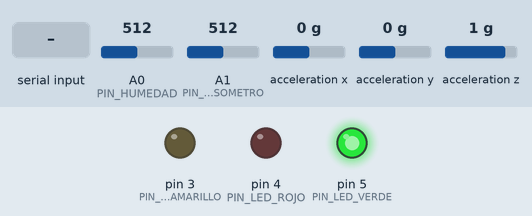
This sketch was run on a simulated Arduino Uno, built with avr-gcc and run on an emulated ATmega328P. On the bench: output pins drawn as LEDs (lit = HIGH). Wiring (inferred from the names in the program): MPU-6050 motion sensor at I2C address 0x68. Inputs (shaded band) come from the test bench; at power-on: acceleration x 0 g, A0 (PIN_HUMEDAD) = 512, A1 (PIN_EXTENSOMETRO) = 512, acceleration y 0 g, acceleration z 1 g. What the sketch prints to the serial monitor is not drawn.

Above: at 3.0 s.
3.1 s: acceleration x set to -1.4 g
At 4.6 s:
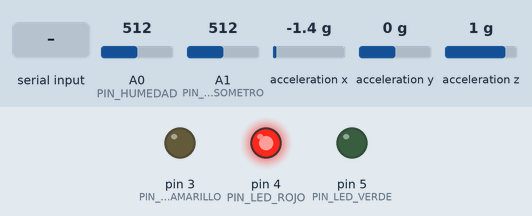
12.2 s: "r\n" received over the second serial link
At 13.7 s:
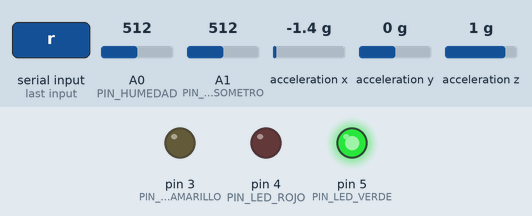
Timing chart, 0 to 15.2 s (numbered marks = the images above; inputs shaded):
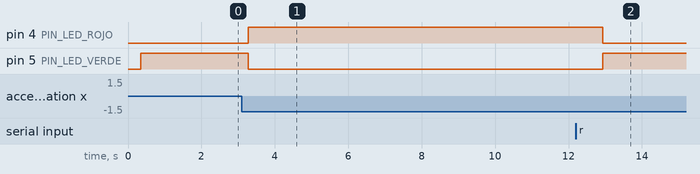

Measured:
- after the input at 3.1 s, pin 4 (PIN_LED_ROJO): LOW → HIGH after 0.18 s; pin 5 (PIN_LED_VERDE): HIGH → LOW after 0.18 s
- after the input at 12.2 s, pin 4 (PIN_LED_ROJO): HIGH → LOW after 0.73 s; pin 5 (PIN_LED_VERDE): LOW → HIGH after 0.73 s

The sketch:

firmware.ino
```cpp
// Prototipo Km 4 — versión Arduino UNO + Bluetooth HC-05
// Los datos salen como una línea JSON: por USB cada 400 ms (dashboard en la
// laptop) y por el HC-05 cada 1 s (app del celular).
// Comandos, uno por línea, por USB o Bluetooth:
//   r                          reinicia la línea base
//   cfg                        muestra calibración y límites
//   cal seco | cal mojado      toma la lectura actual del sensor de humedad
//   cal <seco> <mojado>        fija la calibración a mano
//   umb hum|inc|dis <amarilla> <roja>
//   fabrica                    vuelve a los valores por defecto
// La calibración y los límites quedan guardados en la EEPROM.

#include <SoftwareSerial.h>
#include <Wire.h>
#include <EEPROM.h>

// HC-05: TXD del módulo -> pin 10, RXD del módulo -> pin 11
SoftwareSerial bluetooth(10, 11);

const int PIN_HUMEDAD      = A0;
const int PIN_EXTENSOMETRO = A1;
const int PIN_LED_VERDE    = 5;
const int PIN_LED_AMARILLO = 3;
const int PIN_LED_ROJO     = 4;
// MPU6050 por I2C: SDA = A4, SCL = A5

const float EXT_RECORRIDO_MM = 60.0;

// El MPU6050 se lee directo por I2C, sin librería: los GY-521 clon traen chips
// que la librería de Adafruit rechaza por su número de identificación
const byte MPU_DIRECCION = 0x68;
const byte MPU_PWR_MGMT_1 = 0x6B;
const byte MPU_CONFIG = 0x1A;
const byte MPU_ACCEL_CONFIG = 0x1C;
const byte MPU_ACCEL_XOUT_H = 0x3B;

const unsigned long INTERVALO_LECTURA_MS   = 200;
const unsigned long MPU_INIT_TIMEOUT_MS    = 800;
const unsigned long MPU_REINTENTO_MS       = 5000;
const byte MPU_FALLOS_PARA_PERDIDO         = 5;
const byte EXT_LECTURAS_PARA_CAMBIO        = 3;
const byte MUESTRAS_LINEA_BASE             = 16;
const unsigned long INTERVALO_ENVIO_USB_MS = 400;
// SoftwareSerial no recibe mientras transmite: se envía por Bluetooth con
// menos frecuencia y se pausa un momento cuando está llegando un comando
const unsigned long INTERVALO_ENVIO_BT_MS  = 1000;
const unsigned long PAUSA_BT_TRAS_RX_MS    = 300;
const unsigned long TIMEOUT_COMANDO_MS     = 300;

struct Config {
  uint16_t marca;
  int humSeco;
  int humMojado;
  float humAmarillo, humRojo;
  float incAmarillo, incRojo;
  float disAmarillo, disRojo;
};

const uint16_t MARCA_CONFIG = 0x4B34;
const Config CONFIG_FABRICA = {MARCA_CONFIG, 800, 350, 15.0, 25.0, 2.5, 5.0, 3.0, 6.0};
Config cfg;

struct Lectura {
  float humedad;
  float inclinacion;
  float desplazamiento;
  // Dirección de la gravedad vista por el MPU6050 (unidades crudas)
  float gx, gy, gz;
};

Lectura lecturaActual = {0, 0, 0, 0, 0, 0};
Lectura lineaBase     = {0, 0, 0, 0, 0, 0};
int crudoHumedad      = 0;
// La referencia de humedad se guarda en lectura cruda para que siga valiendo
// si cambia la calibración
float baseCrudoHumedad = 0;
int crudoExtensometro = 0;
int nivelAlerta = 0;

bool mpuOk = false;
bool baseInclinacionOk = false;
byte fallosMpu = 0;
unsigned long ultimoIntentoMpu = 0;

bool extOk = false;
bool baseDisOk = false;
byte extLecturasDistintas = 0;

struct LectorComandos {
  char buf[40];
  byte largo;
  bool descartando;
  unsigned long ultimoChar;
};

LectorComandos lectorUsb = {{0}, 0, false, 0};
LectorComandos lectorBt  = {{0}, 0, false, 0};
unsigned long ultimoRxBt = 0;

bool calibracionValida(int seco, int mojado) {
  return seco >= 0 && seco <= 1023 && mojado >= 0 && mojado <= 1023 &&
         abs(seco - mojado) >= 50;
}

bool limitesValidos(float amarillo, float rojo, float maximo) {
  return amarillo > 0 && rojo > amarillo && rojo <= maximo;
}

bool configValida(const Config &c) {
  return c.marca == MARCA_CONFIG &&
         calibracionValida(c.humSeco, c.humMojado) &&
         limitesValidos(c.humAmarillo, c.humRojo, 100) &&
         limitesValidos(c.incAmarillo, c.incRojo, 45) &&
         limitesValidos(c.disAmarillo, c.disRojo, EXT_RECORRIDO_MM);
}

bool cargarConfig() {
  EEPROM.get(0, cfg);
  if (configValida(cfg)) return true;
  cfg = CONFIG_FABRICA;
  return false;
}

void guardarConfig() {
  EEPROM.put(0, cfg);
}

int leerPromedio(int pin, int muestras) {
  long suma = 0;
  for (int i = 0; i < muestras; i++) {
    suma += analogRead(pin);
    delay(2);
  }
  return suma / muestras;
}

float humedadDesdeCrudo(float raw) {
  float pct = 100.0 * (cfg.humSeco - raw) / (float)(cfg.humSeco - cfg.humMojado);
  if (pct < 0) pct = 0;
  if (pct > 100) pct = 100;
  return pct;
}

float cambioHumedad() {
  return lecturaActual.humedad - humedadDesdeCrudo(baseCrudoHumedad);
}

void aplicarCalibracion() {
  lecturaActual.humedad = humedadDesdeCrudo(crudoHumedad);
  lineaBase.humedad = humedadDesdeCrudo(baseCrudoHumedad);
}

// Mensaje de texto por USB y por Bluetooth
void avisar(const __FlashStringHelper *msg) {
  Serial.println(msg);
  bluetooth.println(msg);
}

bool mpuEscribir(byte registro, byte valor) {
  Wire.beginTransmission(MPU_DIRECCION);
  Wire.write(registro);
  Wire.write(valor);
  return Wire.endTransmission() == 0;
}

bool mpuLeerAceleracion(float &x, float &y, float &z) {
  Wire.beginTransmission(MPU_DIRECCION);
  Wire.write(MPU_ACCEL_XOUT_H);
  if (Wire.endTransmission(false) != 0) return false;
  if (Wire.requestFrom(MPU_DIRECCION, (byte)6) != 6) return false;
  // Cada byte en su propia línea: en C++ no está garantizado el orden de dos
  // llamadas a read() dentro de la misma expresión
  int16_t v[3];
  for (byte i = 0; i < 3; i++) {
    byte alto = Wire.read();
    byte bajo = Wire.read();
    v[i] = (int16_t)((alto << 8) | bajo);
  }
  if (v[0] == 0 && v[1] == 0 && v[2] == 0) return false;
  x = v[0];
  y = v[1];
  z = v[2];
  return true;
}

// Promedio de varias lecturas para bajar el ruido
bool mpuLeerPromedio(byte muestras, float &x, float &y, float &z) {
  float sx = 0, sy = 0, sz = 0;
  byte buenas = 0;
  for (byte i = 0; i < muestras; i++) {
    float a, b, c;
    if (mpuLeerAceleracion(a, b, c)) {
      sx += a; sy += b; sz += c;
      buenas++;
    }
  }
  if (buenas == 0) return false;
  x = sx / buenas;
  y = sy / buenas;
  z = sz / buenas;
  return true;
}

// Inclinación respecto a la vertical del sensor (eje Z), en cualquier dirección
float inclinacionDesde(float x, float y, float z) {
  return atan2(sqrt(x * x + y * y), z) * 180.0 / PI;
}

// Ángulo entre la posición de referencia y la actual: detecta un giro en
// cualquier dirección, sin importar cómo quedó montado el sensor
float cambioInclinacion() {
  if (!baseInclinacionOk) return 0;
  const Lectura &a = lineaBase;
  const Lectura &b = lecturaActual;
  float cx = a.gy * b.gz - a.gz * b.gy;
  float cy = a.gz * b.gx - a.gx * b.gz;
  float cz = a.gx * b.gy - a.gy * b.gx;
  float cruz = sqrt(cx * cx + cy * cy + cz * cz);
  float punto = a.gx * b.gx + a.gy * b.gy + a.gz * b.gz;
  return atan2(cruz, punto) * 180.0 / PI;
}

void leerInclinacion() {
  if (!mpuOk) return;
  float x, y, z;
  if (mpuLeerPromedio(4, x, y, z)) {
    fallosMpu = 0;
    lecturaActual.gx = x;
    lecturaActual.gy = y;
    lecturaActual.gz = z;
    lecturaActual.inclinacion = inclinacionDesde(x, y, z);
  } else if (++fallosMpu >= MPU_FALLOS_PARA_PERDIDO) {
    mpuOk = false;
    ultimoIntentoMpu = millis();
    avisar(F("[!!] Se perdio la conexion con el MPU6050"));
  }
}

// Convierte el canal interno de 0 V para dejar descargado el condensador
// de muestreo del ADC
void descargarAdc() {
  ADMUX = (ADMUX & 0xF0) | 0x0F;
  ADCSRA |= _BV(ADSC);
  while (ADCSRA & _BV(ADSC)) {}
}

// Un pin analógico al aire no lee 0: copia lo que quedó en el ADC y da
// valores falsos. Con la resistencia interna de pull-up un pin al aire sube
// a 5 V y luego, cada vez que se descarga el ADC, se va cayendo; el
// potenciómetro, en cambio, mantiene su voltaje en las dos pruebas.
bool extensometroPresente() {
  pinMode(PIN_EXTENSOMETRO, INPUT_PULLUP);
  delayMicroseconds(50);
  int conPullup = analogRead(PIN_EXTENSOMETRO);
  pinMode(PIN_EXTENSOMETRO, INPUT);
  if (conPullup < 1000) return true;
  int v = 0;
  for (byte i = 0; i < 10; i++) {
    descargarAdc();
    v = analogRead(PIN_EXTENSOMETRO);
  }
  return v >= 960;
}

void olvidarDesplazamiento() {
  lecturaActual.desplazamiento = 0;
  crudoExtensometro = 0;
}

// Cambia de estado solo si varias lecturas seguidas coinciden
void revisarExtensometro(bool presente) {
  if (presente == extOk) {
    extLecturasDistintas = 0;
    return;
  }
  if (++extLecturasDistintas < EXT_LECTURAS_PARA_CAMBIO) return;
  extLecturasDistintas = 0;
  extOk = presente;
  if (extOk) {
    avisar(F("[OK] Extensometro conectado"));
  } else {
    olvidarDesplazamiento();
    avisar(F("[!!] Se perdio la conexion con el extensometro"));
  }
}

void leerSensores() {
  crudoHumedad          = leerPromedio(PIN_HUMEDAD, 5);
  lecturaActual.humedad = humedadDesdeCrudo(crudoHumedad);

  bool presente = extensometroPresente();
  revisarExtensometro(presente);
  if (presente && extOk) {
    crudoExtensometro = leerPromedio(PIN_EXTENSOMETRO, 5);
    lecturaActual.desplazamiento = (crudoExtensometro / 1023.0) * EXT_RECORRIDO_MM;
    if (!baseDisOk) {
      lineaBase.desplazamiento = lecturaActual.desplazamiento;
      baseDisOk = true;
    }
  }
  leerInclinacion();
}

float cambioDesplazamiento() {
  if (!extOk || !baseDisOk) return 0;
  return lecturaActual.desplazamiento - lineaBase.desplazamiento;
}

int nivelPorDelta(float delta, float amarillo, float rojo) {
  if (delta >= rojo) return 2;
  if (delta >= amarillo) return 1;
  return 0;
}

int calcularNivelAlerta() {
  // Humedad: solo subida importa (bajada es drenaje normal)
  float dHum = cambioHumedad();
  float dDis = fabs(cambioDesplazamiento());

  int nivel = max(nivelPorDelta(dHum, cfg.humAmarillo, cfg.humRojo),
                  nivelPorDelta(dDis, cfg.disAmarillo, cfg.disRojo));
  if (mpuOk) {
    nivel = max(nivel, nivelPorDelta(cambioInclinacion(), cfg.incAmarillo, cfg.incRojo));
  }
  return nivel;
}

void actualizarSalidas(int nivel) {
  digitalWrite(PIN_LED_VERDE,    nivel == 0 ? HIGH : LOW);
  digitalWrite(PIN_LED_AMARILLO, nivel == 1 ? HIGH : LOW);
  digitalWrite(PIN_LED_ROJO,     nivel == 2 ? HIGH : LOW);
}

// Una línea JSON por envío; se imprime por partes para no usar String
// (el UNO solo tiene 2 KB de RAM)
void enviarDatos(Stream &out) {
  out.print(F("{\"hum\":"));     out.print(lecturaActual.humedad, 2);
  out.print(F(",\"inc\":"));     out.print(lecturaActual.inclinacion, 2);
  out.print(F(",\"dis\":"));     out.print(lecturaActual.desplazamiento, 2);
  out.print(F(",\"dhum\":"));    out.print(cambioHumedad(), 2);
  out.print(F(",\"dinc\":"));    out.print(cambioInclinacion(), 2);
  out.print(F(",\"ddis\":"));    out.print(cambioDesplazamiento(), 2);
  out.print(F(",\"a\":"));       out.print(nivelAlerta);
  out.print(F(",\"inc_ok\":"));  out.print(mpuOk ? F("true") : F("false"));
  out.print(F(",\"dis_ok\":"));  out.print(extOk ? F("true") : F("false"));
  out.print(F(",\"hum_raw\":")); out.print(crudoHumedad);
  out.print(F(",\"dis_raw\":")); out.print(crudoExtensometro);
  out.println(F("}"));
}

void imprimirConfig(Stream &out) {
  out.print(F("{\"cfg\":1,\"hum_seco\":")); out.print(cfg.humSeco);
  out.print(F(",\"hum_mojado\":"));         out.print(cfg.humMojado);
  out.print(F(",\"hum_am\":"));             out.print(cfg.humAmarillo, 2);
  out.print(F(",\"hum_ro\":"));             out.print(cfg.humRojo, 2);
  out.print(F(",\"inc_am\":"));             out.print(cfg.incAmarillo, 2);
  out.print(F(",\"inc_ro\":"));             out.print(cfg.incRojo, 2);
  out.print(F(",\"dis_am\":"));             out.print(cfg.disAmarillo, 2);
  out.print(F(",\"dis_ro\":"));             out.print(cfg.disRojo, 2);
  out.println(F("}"));
}

void enviarConfig() {
  imprimirConfig(Serial);
  imprimirConfig(bluetooth);
}

// Promedia varias lecturas para que la referencia no quede corrida por el ruido.
// Hay que tener el montaje quieto mientras tanto (menos de medio segundo).
void tomarLineaBase() {
  long crudoHum = 0;
  float dis = 0, gx = 0, gy = 0, gz = 0;
  byte conMpu = 0, conExt = 0;
  for (byte i = 0; i < MUESTRAS_LINEA_BASE; i++) {
    leerSensores();
    crudoHum += crudoHumedad;
    if (extOk) {
      dis += lecturaActual.desplazamiento;
      conExt++;
    }
    if (mpuOk) {
      gx += lecturaActual.gx;
      gy += lecturaActual.gy;
      gz += lecturaActual.gz;
      conMpu++;
    }
    delay(10);
  }
  lineaBase = lecturaActual;
  baseCrudoHumedad = crudoHum / (float)MUESTRAS_LINEA_BASE;
  lineaBase.humedad = humedadDesdeCrudo(baseCrudoHumedad);
  // Un sensor que no estaba conectado toma su referencia cuando aparezca
  baseDisOk = conExt > 0;
  if (baseDisOk) lineaBase.desplazamiento = dis / conExt;
  baseInclinacionOk = conMpu > 0;
  if (baseInclinacionOk) {
    lineaBase.gx = gx / conMpu;
    lineaBase.gy = gy / conMpu;
    lineaBase.gz = gz / conMpu;
    lineaBase.inclinacion = inclinacionDesde(lineaBase.gx, lineaBase.gy, lineaBase.gz);
  }
}

void reiniciarLineaBase() {
  tomarLineaBase();
  avisar(F(">> Linea base reiniciada"));
}

bool aNumero(const char *s, float &valor) {
  if (s == NULL) return false;
  char *fin;
  valor = strtod(s, &fin);
  return fin != s && *fin == '\0';
}

void comandoCal() {
  char *a = strtok(NULL, " ");
  char *b = strtok(NULL, " ");
  int seco = cfg.humSeco;
  int mojado = cfg.humMojado;
  float fa, fb;

  if (a != NULL && b == NULL && strcmp(a, "seco") == 0) {
    seco = leerPromedio(PIN_HUMEDAD, 20);
  } else if (a != NULL && b == NULL && strcmp(a, "mojado") == 0) {
    mojado = leerPromedio(PIN_HUMEDAD, 20);
  } else if (aNumero(a, fa) && aNumero(b, fb) && strtok(NULL, " ") == NULL &&
             fa >= 0 && fa <= 1023 && fb >= 0 && fb <= 1023) {
    seco = round(fa);
    mojado = round(fb);
  } else {
    avisar(F(">> Error: use cal seco, cal mojado o cal <seco> <mojado>"));
    return;
  }

  if (!calibracionValida(seco, mojado)) {
    avisar(F(">> Error: seco y mojado deben diferir al menos 50 (rango 0-1023)"));
    return;
  }
  cfg.humSeco = seco;
  cfg.humMojado = mojado;
  guardarConfig();
  avisar(F(">> Calibracion guardada"));
  // No se retoma la línea base: al calibrar "mojado" el sensor está en agua
  // y la referencia quedaría en 100 %. Como está guardada en lectura cruda,
  // sigue valiendo con la calibración nueva.
  aplicarCalibracion();
  enviarConfig();
}

void comandoUmb() {
  char *sensor = strtok(NULL, " ");
  float amarillo, rojo;
  bool ok = sensor != NULL &&
            aNumero(strtok(NULL, " "), amarillo) &&
            aNumero(strtok(NULL, " "), rojo) &&
            strtok(NULL, " ") == NULL;
  float *pAmarillo = NULL;
  float *pRojo = NULL;
  float maximo = 0;
  if (ok && strcmp(sensor, "hum") == 0) {
    pAmarillo = &cfg.humAmarillo; pRojo = &cfg.humRojo; maximo = 100;
  } else if (ok && strcmp(sensor, "inc") == 0) {
    pAmarillo = &cfg.incAmarillo; pRojo = &cfg.incRojo; maximo = 45;
  } else if (ok && strcmp(sensor, "dis") == 0) {
    pAmarillo = &cfg.disAmarillo; pRojo = &cfg.disRojo; maximo = EXT_RECORRIDO_MM;
  }
  if (pAmarillo == NULL) {
    avisar(F(">> Error: use umb hum|inc|dis <amarilla> <roja>"));
    return;
  }
  if (!limitesValidos(amarillo, rojo, maximo)) {
    avisar(F(">> Error: limites fuera de rango (0 < amarilla < roja)"));
    return;
  }
  *pAmarillo = amarillo;
  *pRojo = rojo;
  guardarConfig();
  avisar(F(">> Limites guardados"));
  enviarConfig();
}

void ejecutarComando(char *linea) {
  char *cmd = strtok(linea, " ");
  if (cmd == NULL) return;
  if (strcmp(cmd, "r") == 0) {
    reiniciarLineaBase();
  } else if (strcmp(cmd, "cfg") == 0) {
    enviarConfig();
  } else if (strcmp(cmd, "cal") == 0) {
    comandoCal();
  } else if (strcmp(cmd, "umb") == 0) {
    comandoUmb();
  } else if (strcmp(cmd, "fabrica") == 0) {
    cfg = CONFIG_FABRICA;
    guardarConfig();
    avisar(F(">> Valores de fabrica restaurados"));
    aplicarCalibracion();
    enviarConfig();
  } else {
    avisar(F(">> Error: comando no reconocido"));
  }
}

// Arma la línea letra por letra; si pasa mucho tiempo entre letras se
// descarta lo anterior (un pedazo de comando que se perdió)
bool revisarComandos(Stream &in, LectorComandos &l) {
  bool recibio = false;
  while (in.available()) {
    char c = in.read();
    recibio = true;
    unsigned long ahora = millis();
    if (ahora - l.ultimoChar > TIMEOUT_COMANDO_MS) {
      l.largo = 0;
      l.descartando = false;
    }
    l.ultimoChar = ahora;

    if (c == '\n' || c == '\r') {
      if (l.largo > 0 && !l.descartando) {
        l.buf[l.largo] = '\0';
        ejecutarComando(l.buf);
      }
      l.largo = 0;
      l.descartando = false;
    } else if (l.largo < sizeof(l.buf) - 1) {
      l.buf[l.largo++] = tolower(c);
    } else {
      l.descartando = true;
    }
  }
  return recibio;
}

// Despierta el MPU6050 (arranca dormido), ±2 g y filtro de ~21 Hz.
// Cuenta como detectado solo si además entrega una lectura válida.
bool configurarMPU() {
  if (!mpuEscribir(MPU_PWR_MGMT_1, 0x00)) return false;
  mpuEscribir(MPU_ACCEL_CONFIG, 0x00);
  mpuEscribir(MPU_CONFIG, 0x04);
  delay(30);
  float x, y, z;
  return mpuLeerAceleracion(x, y, z);
}

bool intentarInicializarMPU() {
  Wire.begin();
  Wire.setClock(100000);
  // Sin esto, un cable suelto en SDA/SCL puede dejar el Arduino congelado
#if defined(WIRE_HAS_TIMEOUT)
  Wire.setWireTimeout(3000, true);
#endif

  unsigned long inicio = millis();
  while (millis() - inicio < MPU_INIT_TIMEOUT_MS) {
    if (configurarMPU()) return true;
    delay(50);
  }
  return false;
}

// Si el MPU6050 no estaba o se soltó un cable, se reintenta cada pocos segundos.
// Si nunca tuvo referencia, toma la posición actual como referencia.
void revisarReconexionMPU() {
  if (mpuOk || millis() - ultimoIntentoMpu < MPU_REINTENTO_MS) return;
  ultimoIntentoMpu = millis();
  if (!configurarMPU()) return;
  mpuOk = true;
  fallosMpu = 0;
  leerInclinacion();
  avisar(F("[OK] MPU6050 conectado"));
  if (!baseInclinacionOk) {
    lineaBase.gx = lecturaActual.gx;
    lineaBase.gy = lecturaActual.gy;
    lineaBase.gz = lecturaActual.gz;
    lineaBase.inclinacion = lecturaActual.inclinacion;
    baseInclinacionOk = true;
  }
}

void setup() {
  Serial.begin(9600);
  bluetooth.begin(9600);
  delay(300);
  Serial.println();
  avisar(F("Prototipo Km 4 (Arduino UNO) - iniciando"));

  pinMode(PIN_LED_VERDE,    OUTPUT);
  pinMode(PIN_LED_AMARILLO, OUTPUT);
  pinMode(PIN_LED_ROJO,     OUTPUT);
  digitalWrite(PIN_LED_VERDE,    HIGH);
  digitalWrite(PIN_LED_AMARILLO, LOW);
  digitalWrite(PIN_LED_ROJO,     LOW);

  if (cargarConfig()) {
    avisar(F("[OK] Ajustes cargados de la EEPROM"));
  } else {
    avisar(F("[--] Sin ajustes guardados - usando valores de fabrica"));
  }

  baseInclinacionOk = false;
  mpuOk = intentarInicializarMPU();
  ultimoIntentoMpu = millis();
  if (mpuOk) {
    avisar(F("[OK] MPU6050 detectado"));
  } else {
    avisar(F("[!!] MPU6050 no detectado - operando sin inclinacion"));
  }

  baseDisOk = false;
  extLecturasDistintas = 0;
  extOk = extensometroPresente();
  if (extOk) {
    avisar(F("[OK] Extensometro detectado"));
  } else {
    olvidarDesplazamiento();
    avisar(F("[!!] Extensometro no detectado - operando sin desplazamiento"));
  }

  delay(500);
  tomarLineaBase();
  avisar(F("[OK] Linea base inicial establecida"));
  enviarConfig();
}

void loop() {
  revisarComandos(Serial, lectorUsb);
  if (revisarComandos(bluetooth, lectorBt)) ultimoRxBt = millis();
  revisarReconexionMPU();

  static unsigned long ultimaLectura = 0;
  if (millis() - ultimaLectura >= INTERVALO_LECTURA_MS) {
    ultimaLectura = millis();
    leerSensores();
    nivelAlerta = calcularNivelAlerta();
    actualizarSalidas(nivelAlerta);
  }

  static unsigned long ultimoEnvioUsb = 0;
  if (millis() - ultimoEnvioUsb >= INTERVALO_ENVIO_USB_MS) {
    ultimoEnvioUsb = millis();
    enviarDatos(Serial);
  }

  static unsigned long ultimoEnvioBt = 0;
  if (millis() - ultimoEnvioBt >= INTERVALO_ENVIO_BT_MS &&
      millis() - ultimoRxBt >= PAUSA_BT_TRAS_RX_MS) {
    ultimoEnvioBt = millis();
    enviarDatos(bluetooth);
  }
}
```
